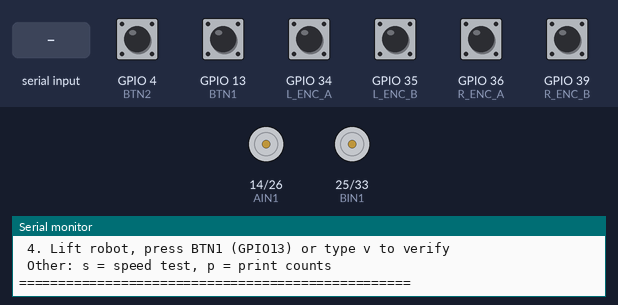
The sketch below on a simulated ESP32. Parts: motor-driver pin pairs drawn as motors (green arrow = first pin HIGH = forward, orange = second pin HIGH = backward, longer = more drive, scaled by the enable pin), the last lines printed to the serial monitor. The test bench sets the inputs (shaded band); at power-on: GPIO 4 (BTN2), GPIO 13 (BTN1), GPIO 34 (L_ENC_A), GPIO 35 (L_ENC_B), GPIO 36 (R_ENC_A), GPIO 39 (R_ENC_B) HIGH.

Above: at 1.2 s.
1.3 s: GPIO 13 (BTN1) pulled LOW for 0.15 s
At 2.2 s:
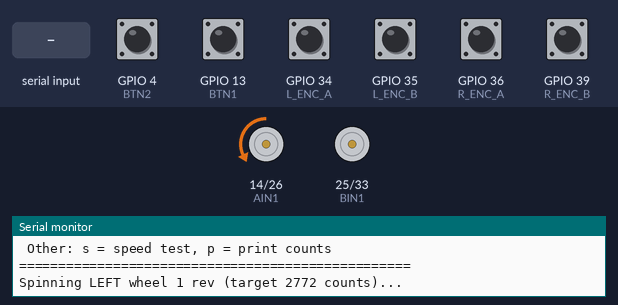
11.9 s: "s\n" received over Serial
At 14.5 s:
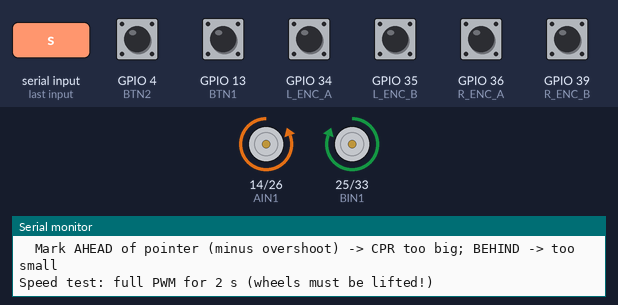
19.1 s: GPIO 13 (BTN1) pulled LOW for 1 s
At 20.6 s:
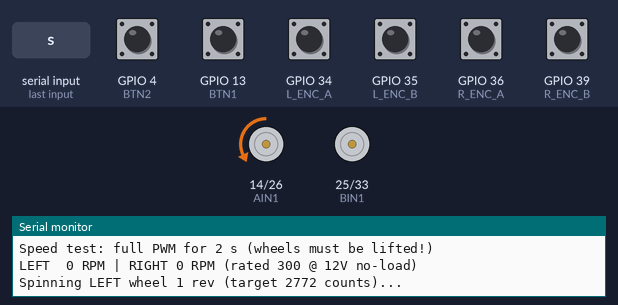
Timing chart, 0 to 22.1 s (numbered marks = the images above; inputs shaded):
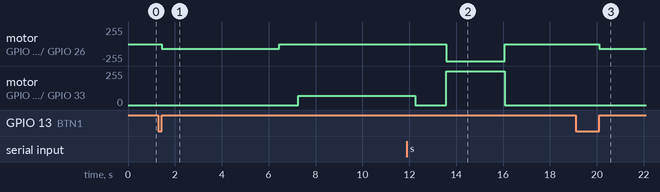

The sketch:

03_encoder_calibration.ino
```cpp
// =========================================================================
// ENCODER CALIBRATION - Counts Per Wheel Revolution (CPR)
// Motors: 12V 300 RPM N20 gear motors with magnetic quadrature encoders
// Compatible with ESP32 Arduino Core 2.x and 3.x
//
// Uses full 4x quadrature decoding (interrupts on BOTH A and B, every edge).
// MEASURED: ~2772 counts per wheel revolution (4x) on both wheels
//
// SERIAL COMMANDS (115200 baud, send with Enter):
//   z        -> zero both counters (same as BTN2 / GPIO 4)
//   <N>      -> e.g. "20" : you turned the wheels N full turns by hand,
//               saves a trial and prints the averaged counts per revolution
//   t / c    -> show trials / clear trials
//   v / v10  -> verify: spins each wheel exactly 1 (or 10) rev using the CPR
//               (v = BTN1 / GPIO 13)  * lift the robot first *
//   s        -> speed test: full PWM for 2 s, prints wheel RPM
//               * lift the robot first *
//   p        -> print current counts
// =========================================================================
#include <Arduino.h>
#include "soc/gpio_struct.h"
#include <esp_arduino_version.h>

// --- PIN DEFINITIONS ---
// Motor Driver (TB6612)
#define PWMA 27
#define AIN1 14
#define AIN2 26
#define PWMB 32
#define BIN1 25
#define BIN2 33

// Encoders (GPIO 34-39 are input-only, need external 4.7k pull-ups to 3.3V)
// Verified on robot: left encoder is on 34/35, right on 36/39
#define L_ENC_A 34
#define L_ENC_B 35
#define R_ENC_A 36
#define R_ENC_B 39

// Verified on robot: both counted negative rolling forward -> inverted
#define L_ENC_DIR  1
#define R_ENC_DIR -1

// Buttons
#define BTN1 13   // verify 1 revolution
#define BTN2 4    // zero counters

const int pwmFreq = 5000;
const int pwmChannelLeft = 0;
const int pwmChannelRight = 1;
const int pwmResolution = 8; // 0-255

const int VERIFY_PWM = 70;          // slow speed for 1-rev verify spin
// Measured 2026-10-27: 10 hand turns -> L 27721, R 27723 counts (4x)
const float CPR_LEFT = 2772.1f;
const float CPR_RIGHT = 2772.3f;

float cprLeft = CPR_LEFT;
float cprRight = CPR_RIGHT;

// Repeated hand-turn trials, averaged for the final value
const int MAX_TRIALS = 10;
float trialL[MAX_TRIALS];
float trialR[MAX_TRIALS];
int trialCount = 0;

// --- ENCODER VARIABLES ---
volatile int32_t leftCount = 0;
volatile int32_t rightCount = 0;
volatile uint32_t leftErrors = 0;   // illegal transitions (noise / missed edges)
volatile uint32_t rightErrors = 0;
volatile uint8_t leftState = 0;
volatile uint8_t rightState = 0;

// Quadrature lookup: index = (prevAB << 2) | newAB
// 0 = no move, +1/-1 = one step, 2 = illegal (both bits changed)
static const int8_t QDEC[16] = {
   0, -1,  1,  2,
   1,  0,  2, -1,
  -1,  2,  0,  1,
   2,  1, -1,  0
};

// Fast register read (all encoder pins are GPIO 32-39 -> GPIO.in1)
static inline uint8_t IRAM_ATTR readAB(uint8_t pinA, uint8_t pinB) {
  uint32_t in = GPIO.in1.val;
  return (((in >> (pinA - 32)) & 1) << 1) | ((in >> (pinB - 32)) & 1);
}

// Interrupt Service Routines for Encoders
void IRAM_ATTR leftEncoderISR() {
  uint8_t s = readAB(L_ENC_A, L_ENC_B);
  int8_t d = QDEC[(leftState << 2) | s];
  if (d == 2) leftErrors++;
  else leftCount += d * L_ENC_DIR;
  leftState = s;
}

void IRAM_ATTR rightEncoderISR() {
  uint8_t s = readAB(R_ENC_A, R_ENC_B);
  int8_t d = QDEC[(rightState << 2) | s];
  if (d == 2) rightErrors++;
  else rightCount += d * R_ENC_DIR;
  rightState = s;
}

// --- MOTORS ---
// Dual compatibility helper for ESP32 Arduino Core 2.x and 3.x
inline void pwmWriteLeft(uint32_t val) {
#if defined(ESP_ARDUINO_VERSION) && (ESP_ARDUINO_VERSION >= ESP_ARDUINO_VERSION_VAL(3, 0, 0))
  ledcWrite(PWMA, val);
#else
  ledcWrite(pwmChannelLeft, val);
#endif
}

inline void pwmWriteRight(uint32_t val) {
#if defined(ESP_ARDUINO_VERSION) && (ESP_ARDUINO_VERSION >= ESP_ARDUINO_VERSION_VAL(3, 0, 0))
  ledcWrite(PWMB, val);
#else
  ledcWrite(pwmChannelRight, val);
#endif
}

void setupMotors() {
  pinMode(AIN1, OUTPUT);
  pinMode(AIN2, OUTPUT);
  pinMode(BIN1, OUTPUT);
  pinMode(BIN2, OUTPUT);

#if defined(ESP_ARDUINO_VERSION) && (ESP_ARDUINO_VERSION >= ESP_ARDUINO_VERSION_VAL(3, 0, 0))
  // ESP32 Arduino Core 3.x
  ledcAttach(PWMA, pwmFreq, pwmResolution);
  ledcAttach(PWMB, pwmFreq, pwmResolution);
#else
  // ESP32 Arduino Core 2.x
  ledcSetup(pwmChannelLeft, pwmFreq, pwmResolution);
  ledcSetup(pwmChannelRight, pwmFreq, pwmResolution);
  ledcAttachPin(PWMA, pwmChannelLeft);
  ledcAttachPin(PWMB, pwmChannelRight);
#endif
}

void setMotorLeft(int speed) {
  if (speed > 0) {
    digitalWrite(AIN1, LOW);
    digitalWrite(AIN2, HIGH);
    pwmWriteLeft(speed);
  } else if (speed < 0) {
    digitalWrite(AIN1, HIGH);
    digitalWrite(AIN2, LOW);
    pwmWriteLeft(-speed);
  } else {
    digitalWrite(AIN1, LOW);
    digitalWrite(AIN2, LOW);
    pwmWriteLeft(0);
  }
}

void setMotorRight(int speed) {
  if (speed > 0) {
    digitalWrite(BIN1, HIGH);
    digitalWrite(BIN2, LOW);
    pwmWriteRight(speed);
  } else if (speed < 0) {
    digitalWrite(BIN1, LOW);
    digitalWrite(BIN2, HIGH);
    pwmWriteRight(-speed);
  } else {
    digitalWrite(BIN1, LOW);
    digitalWrite(BIN2, LOW);
    pwmWriteRight(0);
  }
}

// TB6612 short brake: IN1 = IN2 = HIGH, PWM = HIGH
void brakeLeft()  { digitalWrite(AIN1, HIGH); digitalWrite(AIN2, HIGH); pwmWriteLeft(255); }
void brakeRight() { digitalWrite(BIN1, HIGH); digitalWrite(BIN2, HIGH); pwmWriteRight(255); }

void stopMotors() {
  setMotorLeft(0);
  setMotorRight(0);
}

// --- HELPERS ---
void readCounts(int32_t &l, int32_t &r) {
  noInterrupts();
  l = leftCount;
  r = rightCount;
  interrupts();
}

void zeroCounts() {
  noInterrupts();
  leftCount = 0;
  rightCount = 0;
  leftErrors = 0;
  rightErrors = 0;
  interrupts();
  Serial.println("\n>>> ENCODERS ZEROED - now turn the wheels N full turns, then type N <<<\n");
}

void printCounts() {
  int32_t l, r;
  readCounts(l, r);
  Serial.printf("[Live] L: %7ld  (%.3f rev) | R: %7ld  (%.3f rev) | err L:%lu R:%lu\n",
                (long)l, l / cprLeft, (long)r, r / cprRight,
                (unsigned long)leftErrors, (unsigned long)rightErrors);
}

void printTrials();

void computeCPR(float turns) {
  int32_t l, r;
  readCounts(l, r);
  float cl = fabsf(l) / turns;
  float cr = fabsf(r) / turns;

  Serial.println("\n==================== RESULT ====================");
  Serial.printf("Turns entered : %.2f\n", turns);
  Serial.printf("LEFT  : %ld counts -> %.1f counts/rev (4x)  | %.1f (old 2x code)\n", (long)l, cl, cl / 2);
  Serial.printf("RIGHT : %ld counts -> %.1f counts/rev (4x)  | %.1f (old 2x code)\n", (long)r, cr, cr / 2);
  Serial.printf("Implied gear ratio if 7 PPR: L 1:%.1f  R 1:%.1f | if 14 PPR: L 1:%.1f  R 1:%.1f\n",
                cl / 28.0f, cr / 28.0f, cl / 56.0f, cr / 56.0f);
  if (l <= 0 || r <= 0)
    Serial.println("NOTE: a count is <= 0 -> rolled backwards, or flip L_ENC_DIR / R_ENC_DIR");
  if (leftErrors || rightErrors)
    Serial.println("WARNING: illegal transitions seen -> check wiring / pull-ups / noise");
  Serial.println("================================================\n");

  if (cl < 10 || cr < 10) {
    Serial.println("Trial NOT saved (a wheel did not move).\n");
    return;
  }
  if (trialCount < MAX_TRIALS) {
    trialL[trialCount] = cl;
    trialR[trialCount] = cr;
    trialCount++;
  } else {
    Serial.println("Trial list full - type 'c' to clear. Using existing trials.");
  }
  printTrials();
}

void statsOf(const float *v, int n, float &mean, float &sd) {
  mean = 0;
  for (int i = 0; i < n; i++) mean += v[i];
  mean /= n;
  sd = 0;
  for (int i = 0; i < n; i++) sd += (v[i] - mean) * (v[i] - mean);
  sd = n > 1 ? sqrtf(sd / (n - 1)) : 0;
}

void printTrials() {
  if (trialCount == 0) {
    Serial.println("No trials yet.\n");
    return;
  }
  Serial.println("------------------- TRIALS ---------------------");
  for (int i = 0; i < trialCount; i++)
    Serial.printf("  #%d  L %.1f   R %.1f\n", i + 1, trialL[i], trialR[i]);

  float mL, sL, mR, sR;
  statsOf(trialL, trialCount, mL, sL);
  statsOf(trialR, trialCount, mR, sR);
  Serial.printf("MEAN  L %.1f (+/- %.1f)   R %.1f (+/- %.1f)   over %d trials\n",
                mL, sL, mR, sR, trialCount);
  Serial.println("Paste into code:");
  Serial.printf("  const float CPR_LEFT = %.1ff;\n", mL);
  Serial.printf("  const float CPR_RIGHT = %.1ff;\n", mR);
  Serial.println("------------------------------------------------\n");

  cprLeft = mL;
  cprRight = mR;
  Serial.println("Mean saved for this session. Lift robot and type v10 to verify.\n");
}

// Spin one wheel exactly N revolutions so you can see the tape mark come back.
// More revs = any CPR error is multiplied, so it is easier to see.
void spinRevs(bool left, float revs) {
  float cpr = left ? cprLeft : cprRight;
  int32_t target = (int32_t)(cpr * revs + 0.5f);
  noInterrupts();
  leftCount = 0;
  rightCount = 0;
  interrupts();
  Serial.printf("Spinning %s wheel %.0f rev (target %ld counts)...\n",
                left ? "LEFT" : "RIGHT", revs, (long)target);

  unsigned long t0 = millis();
  if (left) setMotorLeft(VERIFY_PWM); else setMotorRight(VERIFY_PWM);
  while (true) {
    int32_t l, r;
    readCounts(l, r);
    int32_t c = abs(left ? l : r);
    if (c >= target) break;
    if (millis() - t0 > 5000 * revs) { Serial.println("TIMEOUT - no counts? check encoder wiring"); break; }
  }
  if (left) brakeLeft(); else brakeRight();
  delay(300);
  stopMotors();

  int32_t l, r;
  readCounts(l, r);
  int32_t c = left ? l : r;
  Serial.printf("%s stopped at %ld counts (overshoot %+ld = %.1f deg)\n",
                left ? "LEFT" : "RIGHT", (long)c, (long)(abs(c) - target),
                (abs(c) - target) * 360.0f / cpr);
  Serial.println("  Mark AHEAD of pointer (minus overshoot) -> CPR too big; BEHIND -> too small\n");
}

void verifyRevs(float revs) {
  spinRevs(true, revs);
  delay(500);
  spinRevs(false, revs);
}

void speedTest() {
  Serial.println("Speed test: full PWM for 2 s (wheels must be lifted!)");
  delay(1000);
  setMotorLeft(255);
  setMotorRight(255);
  delay(500);                   // let it spin up
  int32_t l0, r0, l1, r1;
  readCounts(l0, r0);
  delay(2000);
  readCounts(l1, r1);
  stopMotors();
  float rpmL = (l1 - l0) / cprLeft / 2.0f * 60.0f;
  float rpmR = (r1 - r0) / cprRight / 2.0f * 60.0f;
  Serial.printf("LEFT  %.0f RPM | RIGHT %.0f RPM (rated 300 @ 12V no-load)\n\n", rpmL, rpmR);
}

bool buttonPressed(int pin) {
  if (digitalRead(pin) == LOW) {
    delay(50); // Debounce
    if (digitalRead(pin) == LOW) {
      while (digitalRead(pin) == LOW) delay(10);
      return true;
    }
  }
  return false;
}

void setup() {
  Serial.begin(115200);
  setupMotors();
  stopMotors();

  pinMode(L_ENC_A, INPUT);
  pinMode(L_ENC_B, INPUT);
  pinMode(R_ENC_A, INPUT);
  pinMode(R_ENC_B, INPUT);
  leftState = readAB(L_ENC_A, L_ENC_B);
  rightState = readAB(R_ENC_A, R_ENC_B);

  // Every edge on A and B -> full 4x resolution
  attachInterrupt(digitalPinToInterrupt(L_ENC_A), leftEncoderISR, CHANGE);
  attachInterrupt(digitalPinToInterrupt(L_ENC_B), leftEncoderISR, CHANGE);
  attachInterrupt(digitalPinToInterrupt(R_ENC_A), rightEncoderISR, CHANGE);
  attachInterrupt(digitalPinToInterrupt(R_ENC_B), rightEncoderISR, CHANGE);

  pinMode(BTN1, INPUT_PULLUP);
  pinMode(BTN2, INPUT_PULLUP);

  Serial.println("==================================================");
  Serial.println(" ENCODER CPR CALIBRATION (4x quadrature)");
  Serial.println(" 1. Put a tape mark on each wheel, press BTN2 (GPIO4) or type z");
  Serial.println(" 2. Roll / turn BOTH wheels FORWARD exactly 10 full turns");
  Serial.println(" 3. Type 10 and press Enter -> counts per revolution");
  Serial.println(" 4. Lift robot, press BTN1 (GPIO13) or type v to verify");
  Serial.println(" Other: s = speed test, p = print counts");
  Serial.println("==================================================");
}

unsigned long lastPrintTime = 0;
int32_t lastL = 0, lastR = 0;

void loop() {
  if (buttonPressed(BTN2)) zeroCounts();
  if (buttonPressed(BTN1)) verifyRevs(1);

  if (Serial.available()) {
    String cmd = Serial.readStringUntil('\n');
    cmd.trim();
    if (cmd == "z") zeroCounts();
    else if (cmd.startsWith("v")) verifyRevs(cmd.length() > 1 ? max(1.0f, cmd.substring(1).toFloat()) : 1);
    else if (cmd == "s") speedTest();
    else if (cmd == "p") printCounts();
    else if (cmd == "t") printTrials();
    else if (cmd == "c") { trialCount = 0; Serial.println("Trials cleared.\n"); }
    else if (cmd.length() && cmd.toFloat() > 0) computeCPR(cmd.toFloat());
    else if (cmd.length()) Serial.println("Unknown command. Use z, <turns>, t, c, v, v10, s, p");
  }

  // Live print every 200 ms, only when something moved
  if (millis() - lastPrintTime >= 200) {
    lastPrintTime = millis();
    int32_t l, r;
    readCounts(l, r);
    if (l != lastL || r != lastR) {
      printCounts();
      lastL = l;
      lastR = r;
    }
  }
}
```

Measured:
- after the input at 1.3 s, motor on GPIO 14 (AIN1) / GPIO 26 (AIN2): stopped → backward 70/255 after 0.15 s, → stopped 5.0 s later; motor on GPIO 25 (BIN1) / GPIO 33 (BIN2): stopped → forward 70/255 after 6.0 s
- after the input at 11.9 s, motor on GPIO 14 (AIN1) / GPIO 26 (AIN2): stopped → backward 255/255 after 1.7 s, → stopped 2.5 s later
- after the input at 19.1 s, motor on GPIO 14 (AIN1) / GPIO 26 (AIN2): stopped → backward 70/255 after 1.0 s
